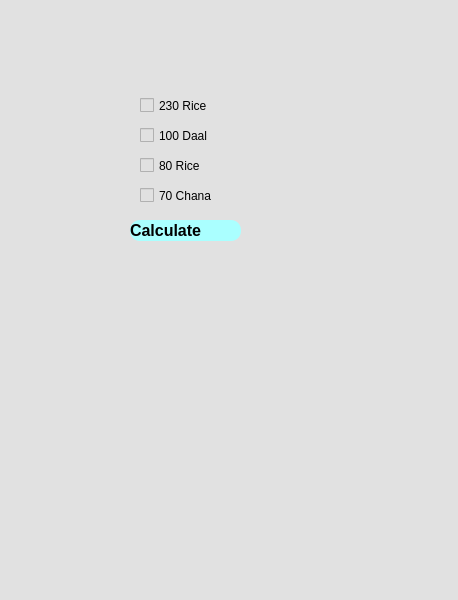
<?xml version="1.0" encoding="UTF-8"?>
<ui version="4.0">
 <class>MainWindow</class>
 <widget class="QMainWindow" name="MainWindow">
  <property name="geometry">
   <rect>
    <x>0</x>
    <y>0</y>
    <width>458</width>
    <height>600</height>
   </rect>
  </property>
  <property name="windowTitle">
   <string>MainWindow</string>
  </property>
  <property name="styleSheet">
   <string notr="true">background-color: rgb(225, 225, 225);
</string>
  </property>
  <widget class="QWidget" name="centralwidget">
   <widget class="QCheckBox" name="checkBox">
    <property name="geometry">
     <rect>
      <x>140</x>
      <y>90</y>
      <width>131</width>
      <height>31</height>
     </rect>
    </property>
    <property name="text">
     <string>230 Rice</string>
    </property>
   </widget>
   <widget class="QCheckBox" name="checkBox_2">
    <property name="geometry">
     <rect>
      <x>140</x>
      <y>120</y>
      <width>131</width>
      <height>31</height>
     </rect>
    </property>
    <property name="text">
     <string>100 Daal</string>
    </property>
   </widget>
   <widget class="QCheckBox" name="checkBox_3">
    <property name="geometry">
     <rect>
      <x>140</x>
      <y>150</y>
      <width>131</width>
      <height>31</height>
     </rect>
    </property>
    <property name="text">
     <string>80 Rice</string>
    </property>
   </widget>
   <widget class="QCheckBox" name="checkBox_4">
    <property name="geometry">
     <rect>
      <x>140</x>
      <y>180</y>
      <width>131</width>
      <height>31</height>
     </rect>
    </property>
    <property name="text">
     <string>70 Chana</string>
    </property>
   </widget>
   <widget class="QLabel" name="label">
    <property name="geometry">
     <rect>
      <x>130</x>
      <y>220</y>
      <width>111</width>
      <height>21</height>
     </rect>
    </property>
    <property name="font">
     <font>
      <pointsize>12</pointsize>
      <weight>75</weight>
      <bold>true</bold>
     </font>
    </property>
    <property name="styleSheet">
     <string notr="true">background-color: rgb(170, 255, 255);
border-radius:10px;
border-width:5px;
</string>
    </property>
    <property name="text">
     <string>Calculate</string>
    </property>
   </widget>
  </widget>
  <widget class="QMenuBar" name="menubar">
   <property name="geometry">
    <rect>
     <x>0</x>
     <y>0</y>
     <width>458</width>
     <height>21</height>
    </rect>
   </property>
  </widget>
  <widget class="QStatusBar" name="statusbar"/>
 </widget>
 <resources/>
 <connections/>
</ui>
